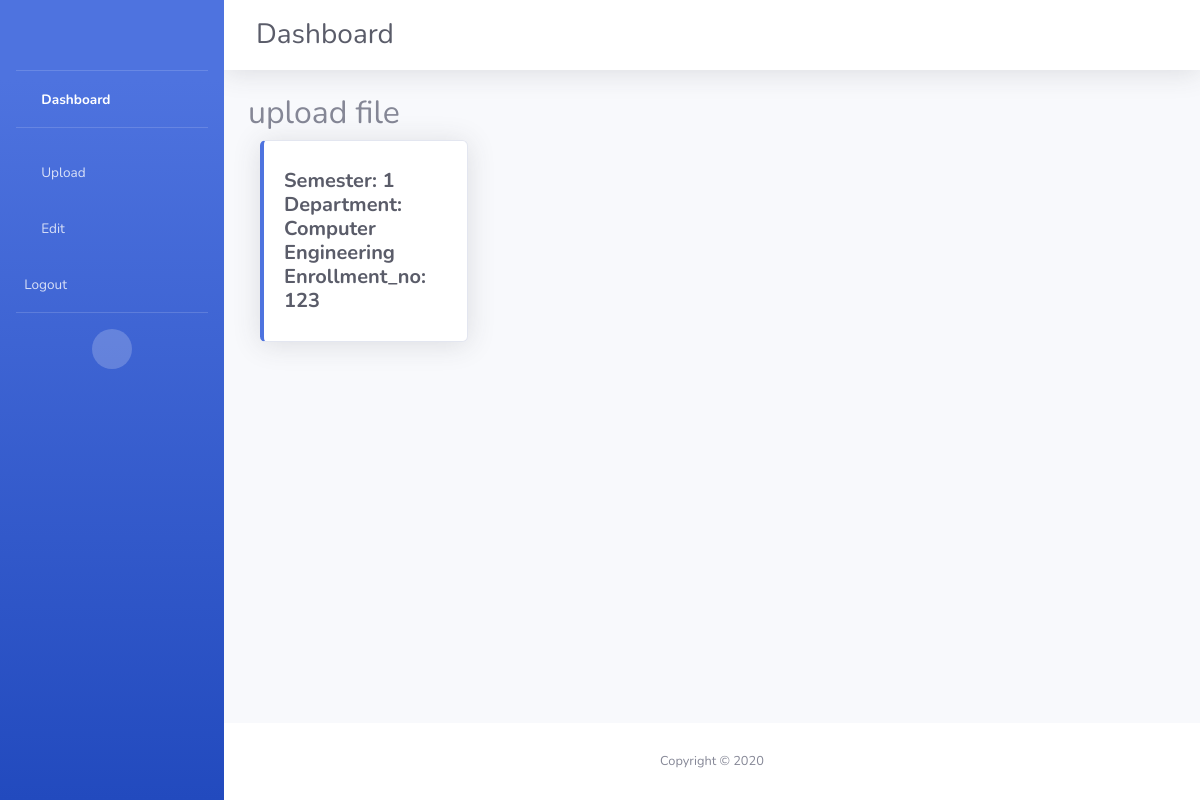
/stu_list/, run on an earlier commit of the app's database.
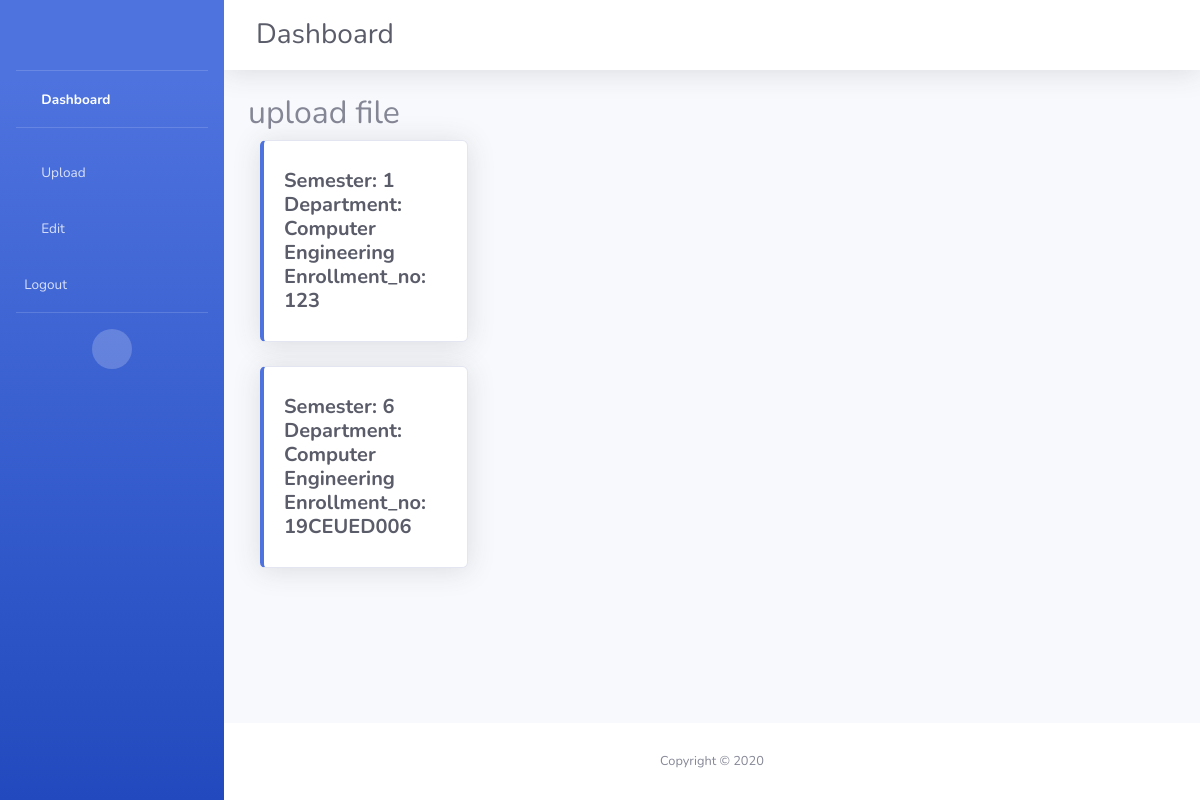
And on a later commit of the database.
### authenticate/models.py (models this page shows, shortened)
class User(AbstractUser):
    name = models.CharField(max_length=50)
    username = models.CharField(max_length=50,unique=True)
    password = models.CharField(max_length=1000,unique=True)
    type = models.CharField(max_length=15,choices=USER_TYPE_CHOICES, default="Student")

class Student(User):
    enrollment_no = models.CharField(max_length=15)
    semester = models.IntegerField()
    department = models.ForeignKey(Department,on_delete=models.CASCADE)

class Department(models.Model):
    name = models.CharField(max_length=30)
    def __str__(self):
        return self.name

### resources/views.py (the view)
# urls.py: path('stu_list/',views.stu_list,name="stu_list"),
def stu_list(request):
    obj = Student.objects.all()
    return render(request,"resources/studentData.html",{'obj':obj})

### templates/resources/studentData.html (shortened to what this page needs)
{% extends "resources/base.html" %}
{% load static %}
{% block navbar %}
<div class="d-sm-flex align-items-center justify-content-between mb-4 d-none d-sm-inline-block mr-auto ml-md-3 my-2 my-md-0 mw-100 navbar-nav ml-auto">
    <h1 class="h3 mb-0 text-gray-800">Dashboard</h1>
</div>
{% endblock navbar %}
{% block body_block %}
{% block content %}
    <h2>upload file</h2>
    <form method="POST" enctype="multipart/form-data">
        {% for data in obj %}
  <div class="col-xl-3 col-md-6 mb-4">
    <div class="card border-left-primary shadow h-100 py-2">
      <div class="card-body">
        <div class="row no-gutters align-items-center">
          <div class="col mr-2">
            <div class="h5 mb-0 font-weight-bold text-gray-800">Semester: {{ data.semester }}</div>
            <div class="h5 mb-0 font-weight-bold text-gray-800">Department: {{ data.department }}</div>
            <div class="h5 mb-0 font-weight-bold text-gray-800">Enrollment_no: {{ data.enrollment_no }}</div>
          </div>
        </div>
      </div>
    </div>
  </div>
      {% endfor %}
    </form>
    {% endblock %}
{% endblock %}

### templates/resources/base.html (shortened to what this page needs)
{% load static %}
<!DOCTYPE html>
<html lang="en">
<head>
  <link href="{% static 'vendor/fontawesome-free/css/all.min.css' %}" rel="stylesheet" type="text/css">
  <link href="{% static 'css/sb-admin-2.min.css' %}" rel="stylesheet">
</head>
<body id="page-top">
  <div id="wrapper">
    <ul class="navbar-nav bg-gradient-primary sidebar sidebar-dark accordion" id="accordionSidebar">
      <a class="sidebar-brand d-flex align-items-center justify-content-center" href="">
        <div class="sidebar-brand-icon rotate-n-15">
          <i class="fas fa-user"></i>
        </div>
      </a>
      <hr class="sidebar-divider my-0">
      <li class="nav-item active">
        <a class="nav-link" href="{% url 'resources:index' %}">
          <i class="fas fa-fw fa-tachometer-alt"></i>
          <span>Dashboard</span></a>
      </li>
      <hr class="sidebar-divider">
      <li class="nav-item">
        <a class="nav-link" href="{% url 'resources:upload' %}">
          <i class="fas fa-fw fa-upload"></i>
          <span>Upload</span>
        </a>
      </li>
      <li class="nav-item">
        <a class="nav-link" href="{% url 'resources:edit' %}">
          <i class="fas fa-fw fa-edit"></i>
          <span>Edit</span>
        </a>
      </li>
      <li class="nav-item">
        <a class="nav-link" href="{% url 'authenticate:user_logout' %}">
          <span>Logout</span>
        </a>
      </li>
      <hr class="sidebar-divider d-none d-md-block">
      <div class="text-center d-none d-md-inline">
        <button class="rounded-circle border-0" id="sidebarToggle"></button>
      </div>
    </ul>
    <div id="content-wrapper" class="d-flex flex-column">
      <div id="content">
        <nav class="navbar navbar-expand navbar-light bg-white topbar mb-4 static-top shadow">
                {% block navbar %}
                {% endblock navbar %}
        </nav>
        <div class="container-fluid">
        {% block body_block %}
        {% endblock body_block %}
        </div>
      </div>
      <footer class="sticky-footer bg-white">
        <div class="container my-auto">
          <div class="copyright text-center my-auto">
            <span>Copyright &copy; 2020</span>
          </div>
        </div>
      </footer>
    </div>
  </div>
</body>
</html>

What changed in the data, as far as the page shows it:
added Student: semester "6", department "Computer Engineering", enrollment_no "19CEUED006"
